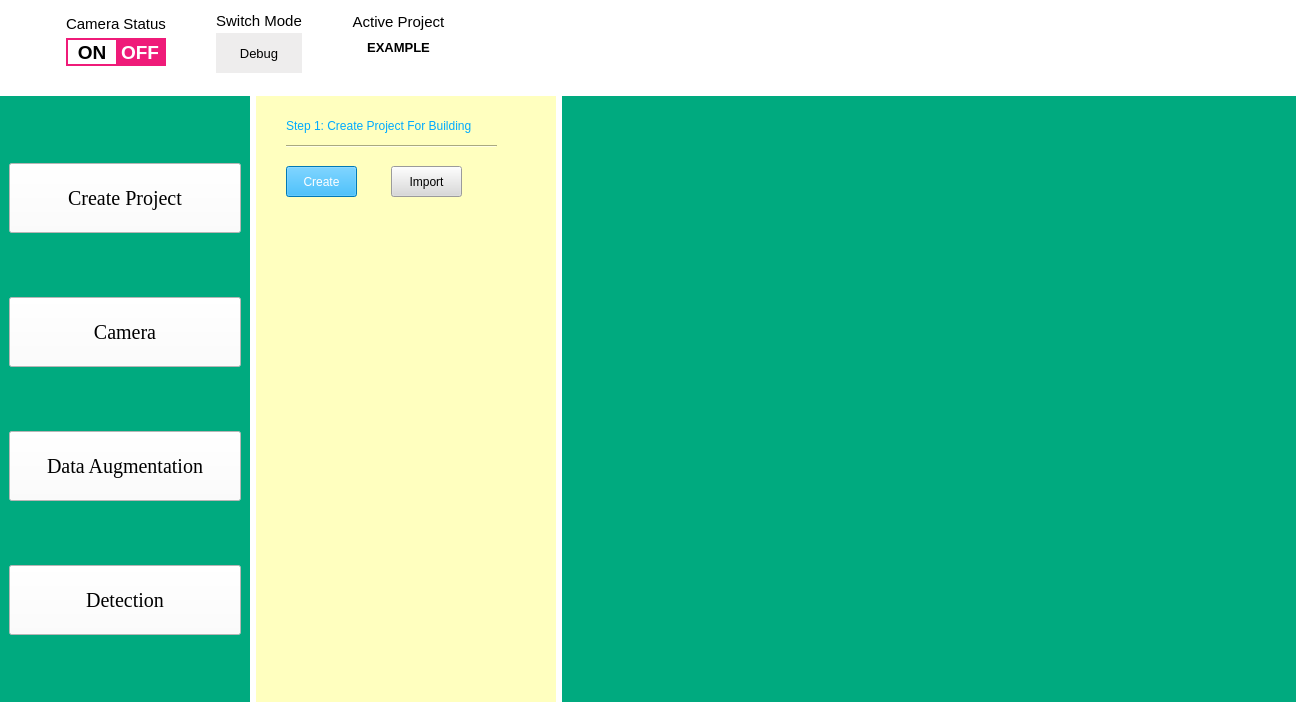
<?xml version="1.0" encoding="UTF-8"?>
<ui version="4.0">
 <class>MainWindow</class>
 <widget class="QMainWindow" name="MainWindow">
  <property name="geometry">
   <rect>
    <x>0</x>
    <y>0</y>
    <width>1296</width>
    <height>702</height>
   </rect>
  </property>
  <property name="font">
   <font>
    <family>Times New Roman</family>
    <pointsize>15</pointsize>
   </font>
  </property>
  <property name="windowTitle">
   <string>MainWindow</string>
  </property>
  <property name="styleSheet">
   <string notr="true">background-color: rgb(255, 255, 255);

</string>
  </property>
  <widget class="QWidget" name="centralwidget">
   <property name="acceptDrops">
    <bool>false</bool>
   </property>
   <property name="styleSheet">
    <string notr="true">#on_offFrame{
	border:2px solid #EF1B79;
}
#leftGrid{
	background-color: rgb(0, 170, 127);
}
#systemSetting_Frame{
	border: 1px solid #2F2D2D;
}
#rejectionSetting_Frame{
	border: 1px solid #2F2D2D;
}
#cameraSetting_Frame{
	border: 1px solid #2F2D2D;
}</string>
   </property>
   <layout class="QGridLayout" name="mainWindowGrid">
    <property name="leftMargin">
     <number>0</number>
    </property>
    <property name="topMargin">
     <number>0</number>
    </property>
    <property name="rightMargin">
     <number>0</number>
    </property>
    <property name="bottomMargin">
     <number>0</number>
    </property>
    <property name="verticalSpacing">
     <number>6</number>
    </property>
    <item row="2" column="2">
     <widget class="QWidget" name="rightGrid" native="true">
      <property name="minimumSize">
       <size>
        <width>250</width>
        <height>500</height>
       </size>
      </property>
      <property name="maximumSize">
       <size>
        <width>1200</width>
        <height>16777215</height>
       </size>
      </property>
      <property name="styleSheet">
       <string notr="true">background-color: rgb(0, 170, 127);</string>
      </property>
     </widget>
    </item>
    <item row="2" column="0">
     <widget class="QWidget" name="leftGrid" native="true">
      <property name="minimumSize">
       <size>
        <width>250</width>
        <height>500</height>
       </size>
      </property>
      <property name="maximumSize">
       <size>
        <width>250</width>
        <height>16777215</height>
       </size>
      </property>
      <property name="autoFillBackground">
       <bool>false</bool>
      </property>
      <layout class="QVBoxLayout" name="verticalLayout_4">
       <item>
        <widget class="QPushButton" name="create_project_button">
         <property name="maximumSize">
          <size>
           <width>300</width>
           <height>70</height>
          </size>
         </property>
         <property name="font">
          <font>
           <family>Times New Roman</family>
           <pointsize>15</pointsize>
          </font>
         </property>
         <property name="text">
          <string>Create Project</string>
         </property>
        </widget>
       </item>
       <item>
        <widget class="QPushButton" name="camera_button">
         <property name="maximumSize">
          <size>
           <width>300</width>
           <height>70</height>
          </size>
         </property>
         <property name="font">
          <font>
           <family>Times New Roman</family>
           <pointsize>15</pointsize>
          </font>
         </property>
         <property name="text">
          <string>Camera</string>
         </property>
        </widget>
       </item>
       <item>
        <widget class="QPushButton" name="data_augment_button">
         <property name="maximumSize">
          <size>
           <width>300</width>
           <height>70</height>
          </size>
         </property>
         <property name="font">
          <font>
           <family>Times New Roman</family>
           <pointsize>15</pointsize>
          </font>
         </property>
         <property name="text">
          <string>Data Augmentation</string>
         </property>
        </widget>
       </item>
       <item>
        <widget class="QPushButton" name="detection_button">
         <property name="maximumSize">
          <size>
           <width>300</width>
           <height>70</height>
          </size>
         </property>
         <property name="font">
          <font>
           <family>Times New Roman</family>
           <pointsize>15</pointsize>
          </font>
         </property>
         <property name="text">
          <string>Detection</string>
         </property>
        </widget>
       </item>
      </layout>
     </widget>
    </item>
    <item row="0" column="0" colspan="3">
     <widget class="QWidget" name="topGrid" native="true">
      <property name="minimumSize">
       <size>
        <width>0</width>
        <height>0</height>
       </size>
      </property>
      <property name="maximumSize">
       <size>
        <width>16777215</width>
        <height>90</height>
       </size>
      </property>
      <property name="mouseTracking">
       <bool>true</bool>
      </property>
      <property name="styleSheet">
       <string notr="true">background-color: rgb(85, 255, 127);
on_offFrame:{
	border: 2px solid red;
}</string>
      </property>
      <layout class="QHBoxLayout" name="horizontalLayout">
       <property name="spacing">
        <number>50</number>
       </property>
       <property name="leftMargin">
        <number>66</number>
       </property>
       <item>
        <layout class="QVBoxLayout" name="verticalLayout" stretch="0,0">
         <property name="spacing">
          <number>0</number>
         </property>
         <property name="topMargin">
          <number>0</number>
         </property>
         <property name="bottomMargin">
          <number>15</number>
         </property>
         <item>
          <widget class="QLabel" name="cameraStatus">
           <property name="font">
            <font>
             <family>Arial</family>
             <pointsize>11</pointsize>
             <weight>50</weight>
             <bold>false</bold>
             <underline>false</underline>
             <strikeout>false</strikeout>
             <stylestrategy>PreferDefault</stylestrategy>
             <kerning>false</kerning>
            </font>
           </property>
           <property name="layoutDirection">
            <enum>Qt::LeftToRight</enum>
           </property>
           <property name="autoFillBackground">
            <bool>false</bool>
           </property>
           <property name="text">
            <string>Camera Status</string>
           </property>
           <property name="alignment">
            <set>Qt::AlignCenter</set>
           </property>
          </widget>
         </item>
         <item>
          <widget class="QFrame" name="on_offFrame">
           <property name="maximumSize">
            <size>
             <width>195</width>
             <height>170</height>
            </size>
           </property>
           <property name="styleSheet">
            <string notr="true">border-color:#EF1B79;</string>
           </property>
           <property name="frameShape">
            <enum>QFrame::Panel</enum>
           </property>
           <property name="frameShadow">
            <enum>QFrame::Plain</enum>
           </property>
           <property name="lineWidth">
            <number>2</number>
           </property>
           <layout class="QGridLayout" name="gridLayout">
            <property name="sizeConstraint">
             <enum>QLayout::SetNoConstraint</enum>
            </property>
            <property name="leftMargin">
             <number>0</number>
            </property>
            <property name="topMargin">
             <number>0</number>
            </property>
            <property name="rightMargin">
             <number>0</number>
            </property>
            <property name="bottomMargin">
             <number>0</number>
            </property>
            <property name="spacing">
             <number>0</number>
            </property>
            <item row="0" column="0">
             <layout class="QGridLayout" name="gridLayout_2">
              <property name="spacing">
               <number>0</number>
              </property>
              <item row="0" column="0">
               <widget class="QPushButton" name="onButton">
                <property name="minimumSize">
                 <size>
                  <width>0</width>
                  <height>0</height>
                 </size>
                </property>
                <property name="maximumSize">
                 <size>
                  <width>89</width>
                  <height>57</height>
                 </size>
                </property>
                <property name="font">
                 <font>
                  <family>MS Sans Serif</family>
                  <pointsize>14</pointsize>
                  <weight>75</weight>
                  <bold>true</bold>
                 </font>
                </property>
                <property name="styleSheet">
                 <string notr="true">QPushButton{
	background-color: white;
	border:none;
}
QPushButton:pressed{
	border-top:2px solid black;
	border-left: 2px solid black;
}
</string>
                </property>
                <property name="text">
                 <string>ON</string>
                </property>
                <property name="autoDefault">
                 <bool>false</bool>
                </property>
                <property name="flat">
                 <bool>false</bool>
                </property>
               </widget>
              </item>
              <item row="0" column="1">
               <widget class="QPushButton" name="offButton">
                <property name="maximumSize">
                 <size>
                  <width>140</width>
                  <height>47</height>
                 </size>
                </property>
                <property name="font">
                 <font>
                  <pointsize>14</pointsize>
                  <weight>75</weight>
                  <bold>true</bold>
                 </font>
                </property>
                <property name="styleSheet">
                 <string notr="true">QPushButton{
	background: #EF1B79;
	color:white;
	border:none;
}
QPushButton:pressed{
	border-left:2px solid black;
	border-top:2px solid black;
}
	
</string>
                </property>
                <property name="text">
                 <string>OFF</string>
                </property>
                <property name="autoDefault">
                 <bool>false</bool>
                </property>
                <property name="default">
                 <bool>false</bool>
                </property>
                <property name="flat">
                 <bool>false</bool>
                </property>
               </widget>
              </item>
             </layout>
            </item>
           </layout>
          </widget>
         </item>
        </layout>
       </item>
       <item>
        <layout class="QVBoxLayout" name="verticalLayout_2">
         <property name="spacing">
          <number>0</number>
         </property>
         <property name="topMargin">
          <number>0</number>
         </property>
         <item>
          <widget class="QLabel" name="switchMode">
           <property name="maximumSize">
            <size>
             <width>16777215</width>
             <height>12</height>
            </size>
           </property>
           <property name="font">
            <font>
             <family>Arial</family>
             <pointsize>11</pointsize>
            </font>
           </property>
           <property name="text">
            <string>Switch Mode</string>
           </property>
           <property name="alignment">
            <set>Qt::AlignCenter</set>
           </property>
          </widget>
         </item>
         <item>
          <widget class="QPushButton" name="switchButton">
           <property name="maximumSize">
            <size>
             <width>16777215</width>
             <height>40</height>
            </size>
           </property>
           <property name="font">
            <font>
             <family>Arial</family>
             <pointsize>10</pointsize>
             <weight>50</weight>
             <bold>false</bold>
            </font>
           </property>
           <property name="styleSheet">
            <string notr="true">QPushButton{
	background-color: rgb(238, 237, 237);
	border:none;
}
QPushButton:pressed{
	background-color: rgb(238, 237, 237);
	border-left:2px solid rgb(100,180,180);
	border-top:2px solid rgb(100,180,180);
}</string>
           </property>
           <property name="text">
            <string>Debug</string>
           </property>
           <property name="autoDefault">
            <bool>true</bool>
           </property>
           <property name="flat">
            <bool>false</bool>
           </property>
          </widget>
         </item>
        </layout>
       </item>
       <item>
        <layout class="QVBoxLayout" name="verticalLayout_3">
         <property name="spacing">
          <number>0</number>
         </property>
         <property name="topMargin">
          <number>0</number>
         </property>
         <property name="bottomMargin">
          <number>21</number>
         </property>
         <item>
          <widget class="QLabel" name="activeProject">
           <property name="font">
            <font>
             <family>Arial</family>
             <pointsize>11</pointsize>
            </font>
           </property>
           <property name="text">
            <string>Active Project</string>
           </property>
           <property name="alignment">
            <set>Qt::AlignCenter</set>
           </property>
          </widget>
         </item>
         <item>
          <widget class="QLabel" name="label">
           <property name="font">
            <font>
             <family>Arial</family>
             <pointsize>10</pointsize>
             <weight>75</weight>
             <bold>true</bold>
            </font>
           </property>
           <property name="text">
            <string>EXAMPLE</string>
           </property>
           <property name="alignment">
            <set>Qt::AlignCenter</set>
           </property>
          </widget>
         </item>
        </layout>
       </item>
       <item>
        <spacer name="horizontalSpacer">
         <property name="orientation">
          <enum>Qt::Horizontal</enum>
         </property>
         <property name="sizeHint" stdset="0">
          <size>
           <width>558</width>
           <height>20</height>
          </size>
         </property>
        </spacer>
       </item>
       <item>
        <widget class="QLabel" name="crimsonLogo">
         <property name="maximumSize">
          <size>
           <width>176</width>
           <height>52</height>
          </size>
         </property>
         <property name="text">
          <string/>
         </property>
         <property name="pixmap">
          <pixmap>LOGO/main logo.png</pixmap>
         </property>
         <property name="scaledContents">
          <bool>true</bool>
         </property>
        </widget>
       </item>
      </layout>
     </widget>
    </item>
    <item row="2" column="1">
     <widget class="QWidget" name="create_project_grid" native="true">
      <property name="minimumSize">
       <size>
        <width>300</width>
        <height>500</height>
       </size>
      </property>
      <property name="maximumSize">
       <size>
        <width>300</width>
        <height>16777215</height>
       </size>
      </property>
      <property name="styleSheet">
       <string notr="true">background-color: rgb(255, 255, 191);
border-top-color: rgb(0, 0, 0);</string>
      </property>
      <widget class="QLabel" name="create_project_label">
       <property name="geometry">
        <rect>
         <x>30</x>
         <y>20</y>
         <width>251</width>
         <height>20</height>
        </rect>
       </property>
       <property name="styleSheet">
        <string notr="true">font: 8pt &quot;Times New Roman&quot;;
color: rgb(0, 170, 255);
font: 14pt &quot;MS Shell Dlg 2&quot;;</string>
       </property>
       <property name="text">
        <string>Step 1: Create Project For Building</string>
       </property>
      </widget>
      <widget class="Line" name="line">
       <property name="geometry">
        <rect>
         <x>30</x>
         <y>40</y>
         <width>211</width>
         <height>20</height>
        </rect>
       </property>
       <property name="orientation">
        <enum>Qt::Horizontal</enum>
       </property>
      </widget>
      <widget class="QPushButton" name="create_button">
       <property name="geometry">
        <rect>
         <x>30</x>
         <y>70</y>
         <width>71</width>
         <height>31</height>
        </rect>
       </property>
       <property name="styleSheet">
        <string notr="true">font: 8pt &quot;Times New Roman&quot;;
color: rgb(255, 255, 255);
background-color: rgb(0, 170, 255);
font: 14pt &quot;MS Shell Dlg 2&quot;;</string>
       </property>
       <property name="text">
        <string>Create</string>
       </property>
      </widget>
      <widget class="QPushButton" name="import_button">
       <property name="geometry">
        <rect>
         <x>135</x>
         <y>70</y>
         <width>71</width>
         <height>31</height>
        </rect>
       </property>
       <property name="styleSheet">
        <string notr="true">background-color: rgb(217, 217, 217);
color: rgb(0, 0, 0);
font: 14pt &quot;Times New Roman&quot;;</string>
       </property>
       <property name="text">
        <string>Import</string>
       </property>
      </widget>
     </widget>
    </item>
   </layout>
  </widget>
 </widget>
 <resources/>
 <connections/>
</ui>
